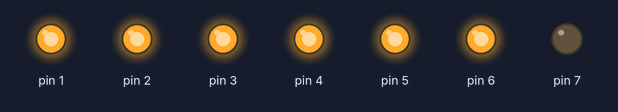
The sketch below on a simulated Arduino Uno, built with avr-gcc and run on an emulated ATmega328P. On the bench: output pins drawn as LEDs (lit = HIGH).

Above: at 0.5 s.
At 2.5 s:
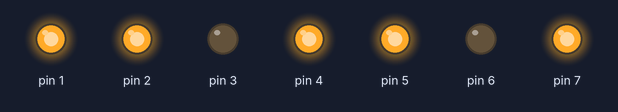
At 3.5 s:
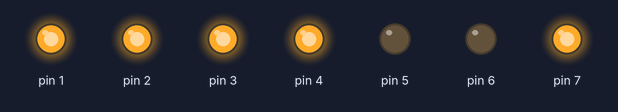
At 5.5 s:
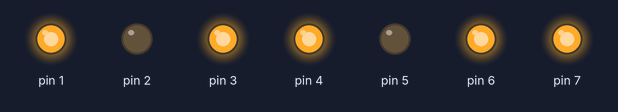
At 8.5 s:
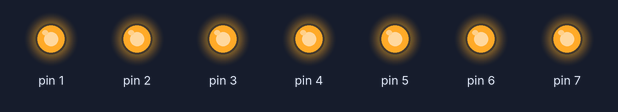
At 11.5 s:
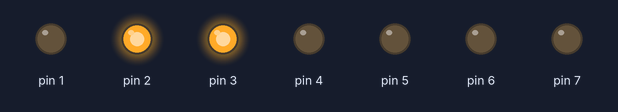
Timing chart, 0 to 13.0 s (numbered marks = the images above):
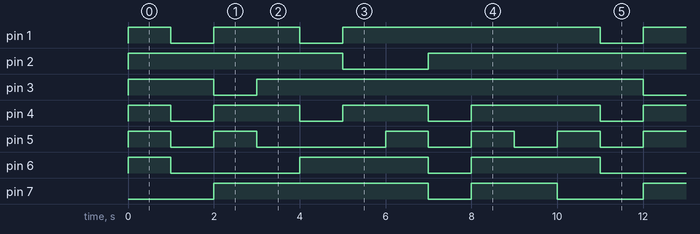

The sketch:

7segment.ino
```cpp
int sequence[][7]={
 {1,1,1,1,1,1,0}, //0
 {0,1,1,0,0,0,0}, //1
 {1,1,0,1,1,0,1}, //2
 {1,1,1,1,0,0,1}, //3
 {0,1,1,0,0,1,1}, //4
 {1,0,1,1,0,1,1}, //5
 {1,0,1,1,1,1,1}, //6
 {1,1,1,0,0,0,0}, //7
 {1,1,1,1,1,1,1}, //8
 {1,1,1,1,0,1,1} //9
};
void printNumber(int number) {
 for(int i=0; i<7; i++) {
 digitalWrite(1+i,
sequence[number][i]);
 }
}
void setup() {
 pinMode(7, OUTPUT);
 pinMode(6, OUTPUT);
 pinMode(5, OUTPUT);
 pinMode(4, OUTPUT);
 pinMode(3, OUTPUT);
 pinMode(2, OUTPUT);
 pinMode(1, OUTPUT);
}
void loop() {
 for(int i=0; i<10; i++) {
 printNumber(i);
 delay(1000);
}
}
```

Measured:
- by itself, pin 1: repeats every 10.0 s: LOW 1.0 s, HIGH 2.0 s, LOW 1.0 s, HIGH 6.0 s
- by itself, pin 2: repeats every 10.0 s: LOW 2.0 s, HIGH 8.0 s
- by itself, pin 3: repeats every 10.0 s: LOW 1.0 s, HIGH 9.0 s
- by itself, pin 4: repeats every 10.0 s: 2 × (LOW 1.0 s, HIGH 2.0 s), LOW 1.0 s, HIGH 3.0 s
- by itself, pin 5: repeats every 10.0 s: LOW 1.0 s, HIGH 1.0 s, LOW 3.0 s, 2 × (HIGH 1.0 s, LOW 1.0 s), HIGH 1.0 s
- by itself, pin 6: repeats every 10.0 s: LOW 3.0 s, HIGH 3.0 s, LOW 1.0 s, HIGH 3.0 s
- by itself, pin 7: repeats every 10.0 s: LOW 1.0 s, HIGH 2.0 s, LOW 2.0 s, HIGH 5.0 s
